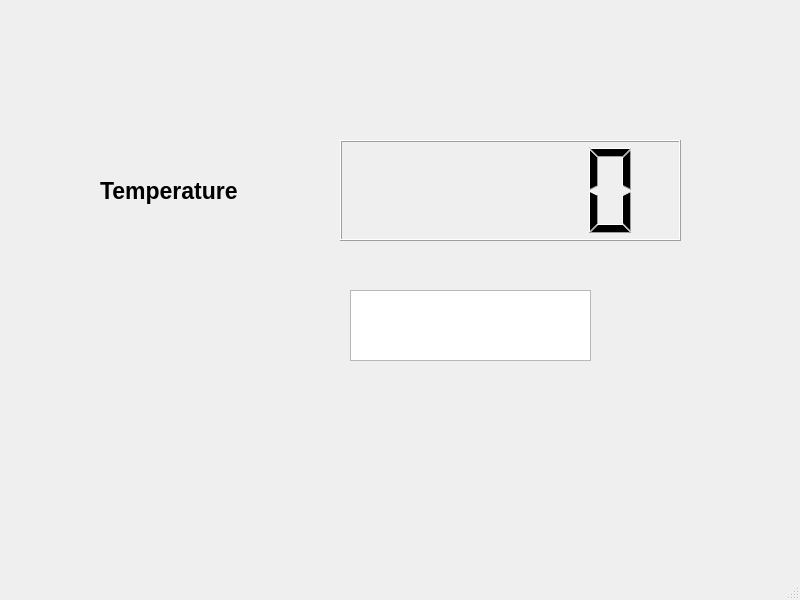
<?xml version="1.0" encoding="UTF-8"?>
<ui version="4.0">
 <class>MainWindow</class>
 <widget class="QMainWindow" name="MainWindow">
  <property name="geometry">
   <rect>
    <x>0</x>
    <y>0</y>
    <width>800</width>
    <height>600</height>
   </rect>
  </property>
  <property name="windowTitle">
   <string>MainWindow</string>
  </property>
  <widget class="QWidget" name="centralwidget">
   <widget class="QLCDNumber" name="lcdNumber">
    <property name="geometry">
     <rect>
      <x>340</x>
      <y>140</y>
      <width>341</width>
      <height>101</height>
     </rect>
    </property>
   </widget>
   <widget class="QLabel" name="label">
    <property name="geometry">
     <rect>
      <x>100</x>
      <y>150</y>
      <width>191</width>
      <height>81</height>
     </rect>
    </property>
    <property name="font">
     <font>
      <pointsize>17</pointsize>
      <weight>75</weight>
      <bold>true</bold>
     </font>
    </property>
    <property name="text">
     <string>Temperature</string>
    </property>
   </widget>
   <widget class="QTextEdit" name="textEdit">
    <property name="geometry">
     <rect>
      <x>350</x>
      <y>290</y>
      <width>241</width>
      <height>71</height>
     </rect>
    </property>
   </widget>
  </widget>
  <widget class="QMenuBar" name="menubar">
   <property name="geometry">
    <rect>
     <x>0</x>
     <y>0</y>
     <width>800</width>
     <height>22</height>
    </rect>
   </property>
  </widget>
  <widget class="QStatusBar" name="statusbar"/>
 </widget>
 <resources/>
 <connections/>
</ui>
